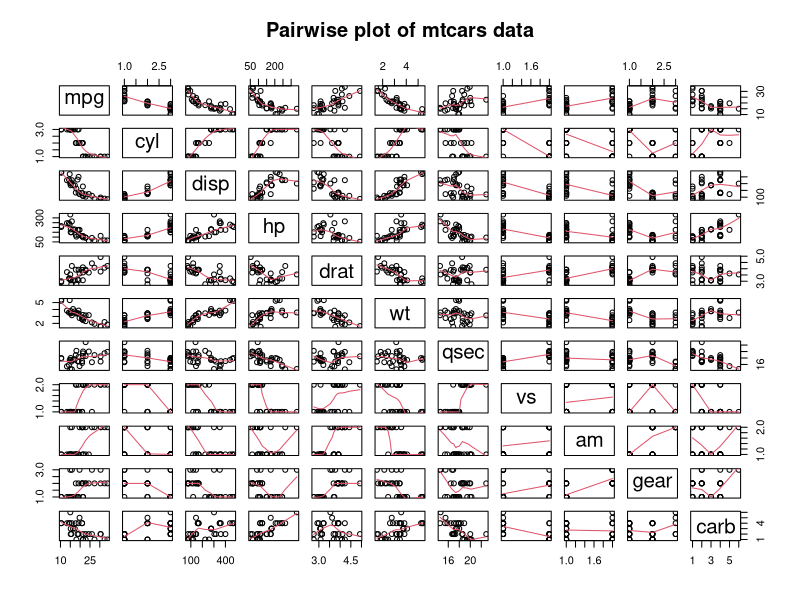
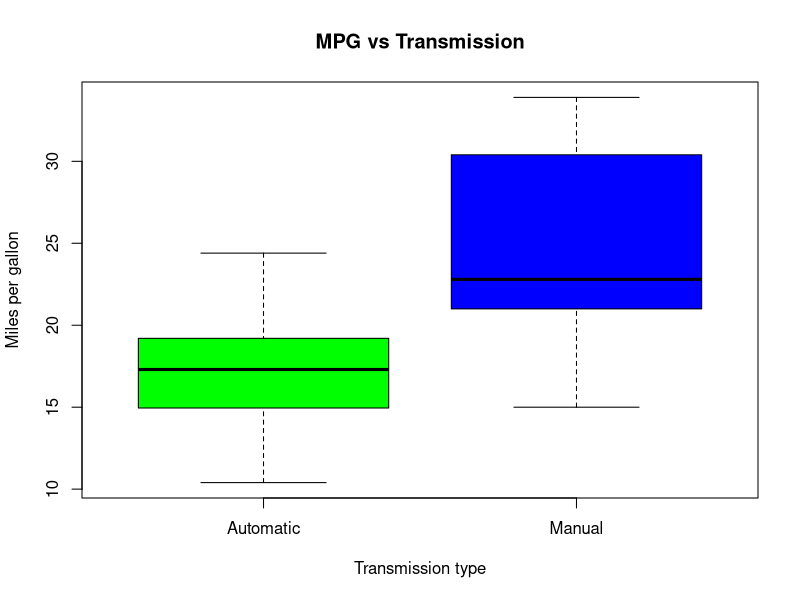
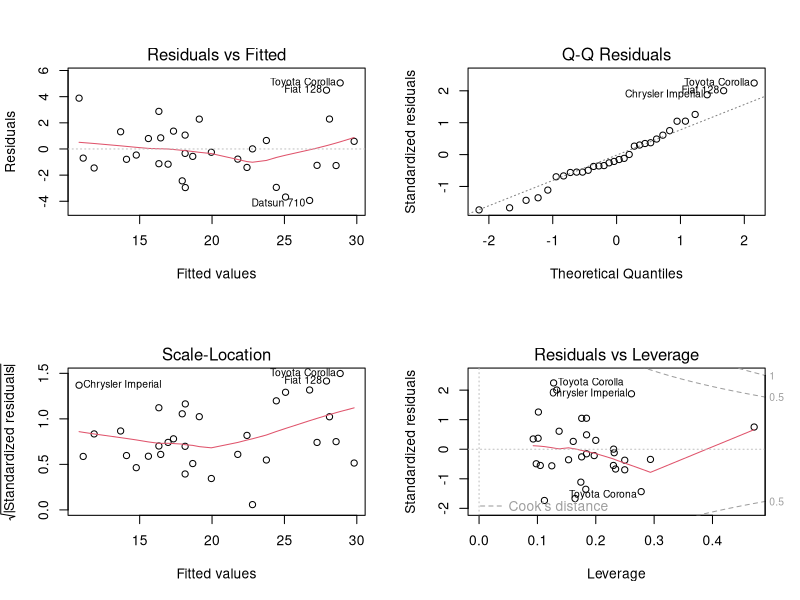

Here is the R script that generated these plots, in order:
## ---- chunk 1
data(mtcars)
# convert qualitative data to factors
mtcars$cyl <- factor(mtcars$cyl)
mtcars$vs <- factor(mtcars$vs)
mtcars$am <- factor(mtcars$am, labels = c("Automatic", "Manual"))
mtcars$gear <- factor(mtcars$gear)
mtcars$carb <- factor(mtcars$carb)
## ---- chunk 2
# plot pairwise graph of mt cars
p1 = pairs(mtcars, panel = panel.smooth, main = "Pairwise plot of mtcars data")
## ---- chunk 3
# check the correlation of variances between every value
cov2cor(cov(sapply(mtcars, as.numeric)))

boxplot(mpg ~ am, data = mtcars,
        xlab = "Transmission type", ylab = "Miles per gallon",
        main = "MPG vs Transmission", col = c("green", "blue"), 
        names = c("Automatic", "Manual"))

# model using all data as predictors
everything_model = lm(mpg ~ ., data = mtcars)
summary(everything_model)
## ---- chunk 4
# step wise selection process
new_model <- step(lm(mpg ~ ., data = mtcars), trace = 0)
# compare basic model to selection model
basic_model <- lm(mpg ~ am, data = mtcars)
compare <- anova(basic_model, new_model)
## ---- chunk 5
par(mfrow=c(2, 2))
plot(new_model)
## ---- chunk 6
t_test <- t.test(mpg ~ am, data = mtcars)
